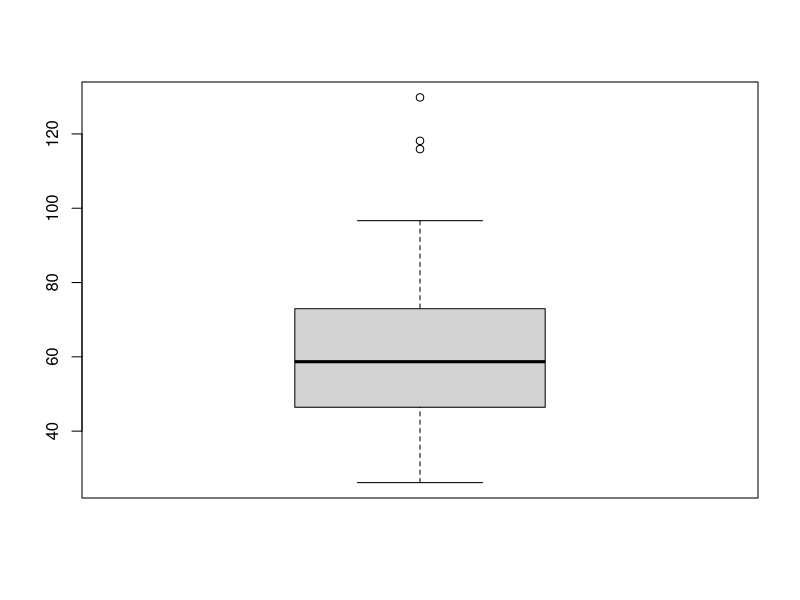
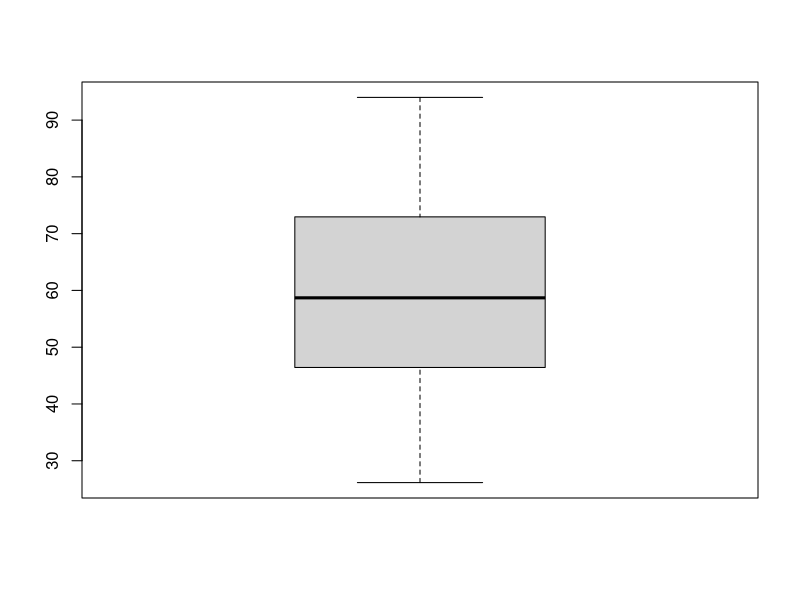
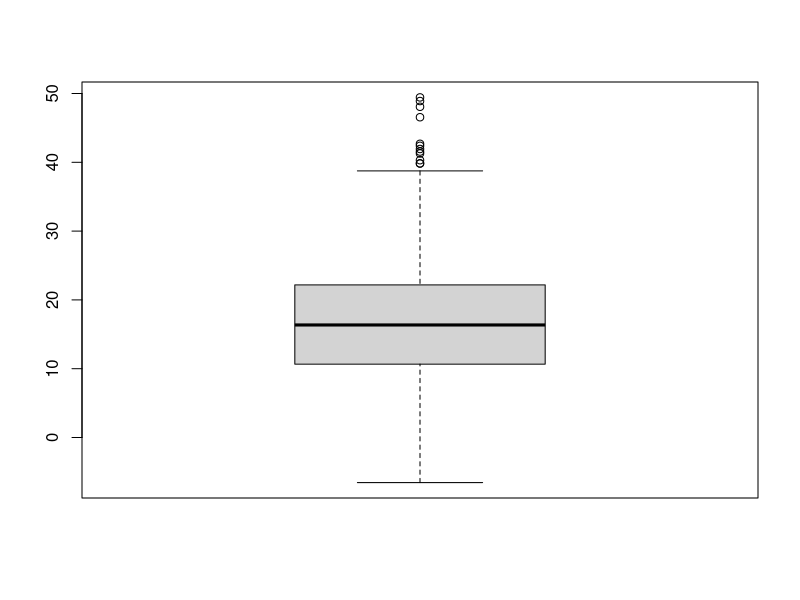
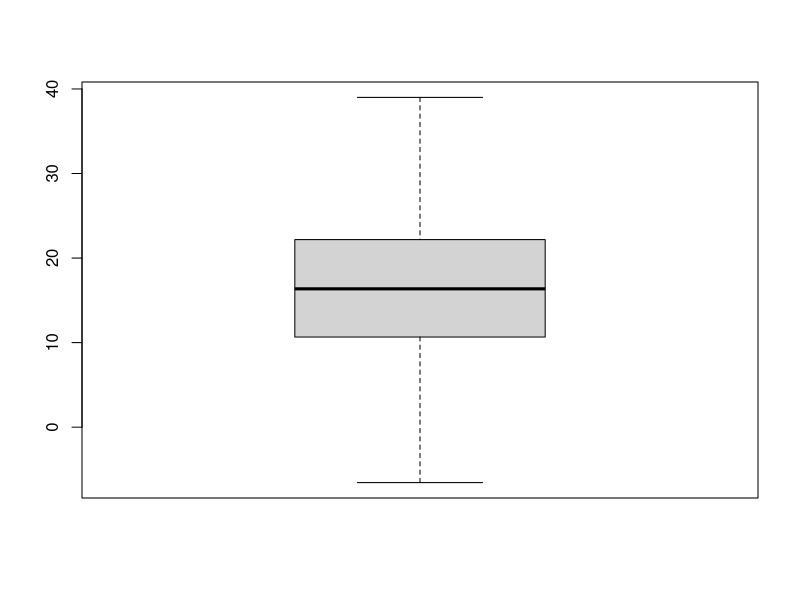
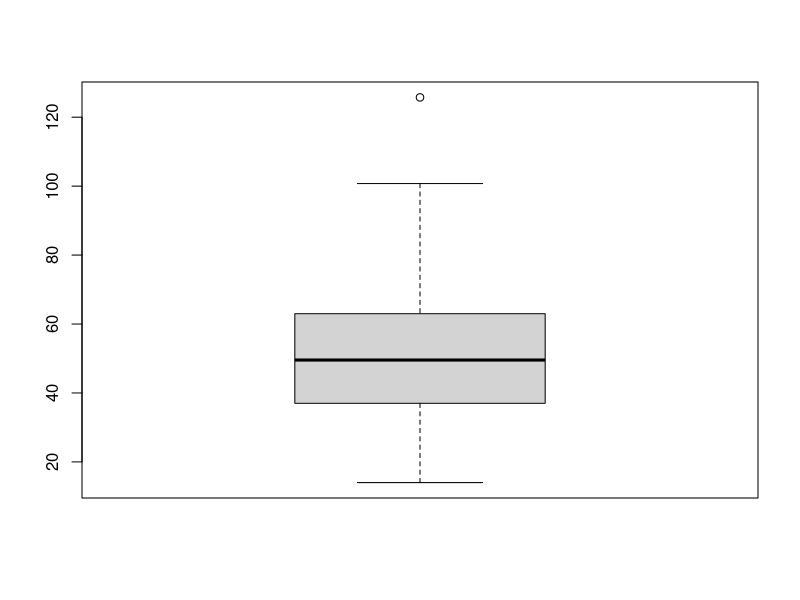
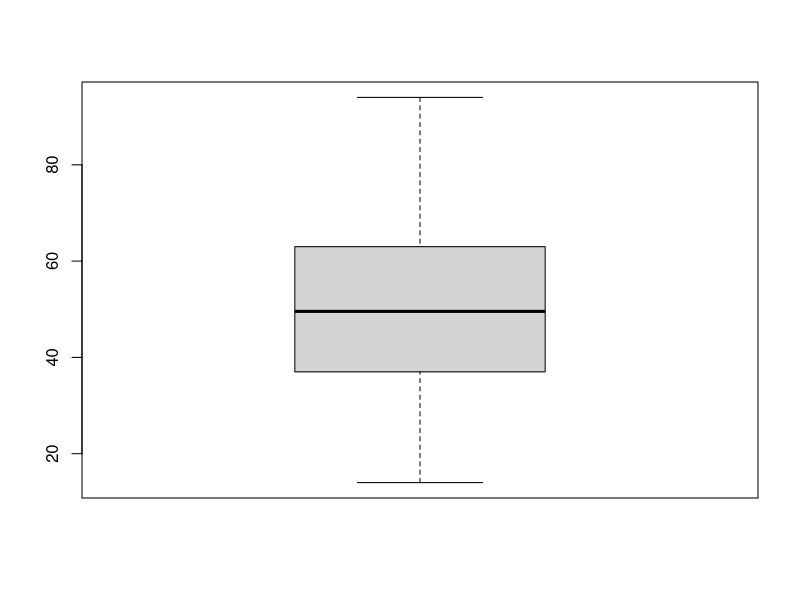
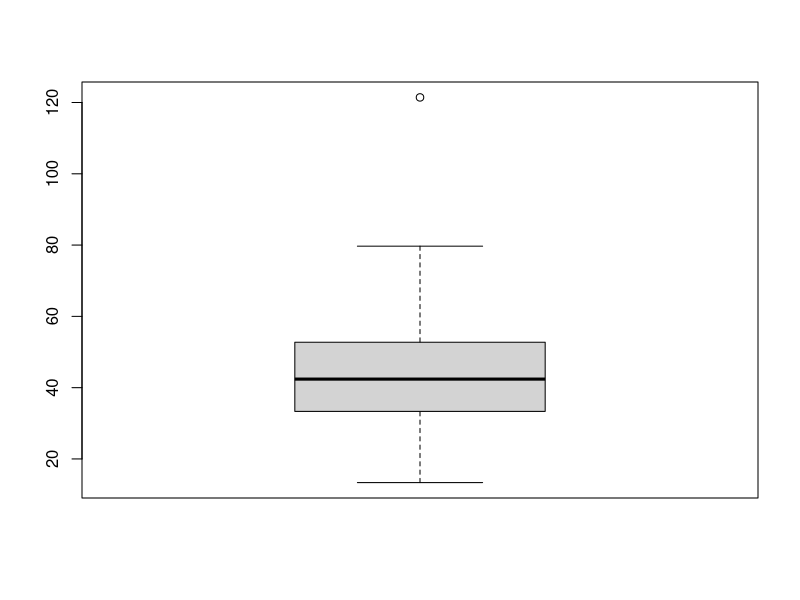
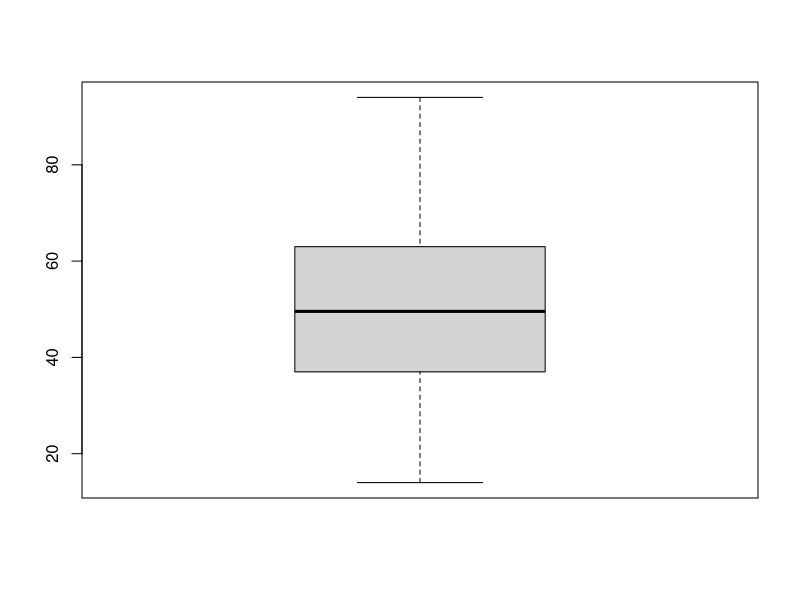

Write R code to recreate these figures, in order.
data = read.csv("Dataset_spine.csv")
getwd()
View(data)
summary(data)

bx=boxplot(data$pelvic_incidence)
bx$stats
quantile(data$pelvic_incidence,seq(0,1,0.02))
data$pelvic_incidence<-ifelse(data$pelvic_incidence>=94,94,data$pelvic_incidence)
bx=boxplot(data$pelvic_incidence)

bx=boxplot(data$pelvic_tilt)
bx$stats
quantile(data$pelvic_tilt,seq(0,1,0.02))
data$pelvic_tilt<-ifelse(data$pelvic_tilt>=39,39,data$pelvic_tilt)
bx=boxplot(data$pelvic_tilt)

bx=boxplot(data$lumbar_lordosis_angle)
bx$stats
quantile(data$lumbar_lordosis_angle,seq(0,1,0.02))
data$lumbar_lordosis_angle<-ifelse(data$lumbar_lordosis_angle>=94,94,data$lumbar_lordosis_angle)
bx=boxplot(data$lumbar_lordosis_angle)

bx=boxplot(data$sacral_slope)
bx$stats
quantile(data$sacral_slope,seq(0,1,0.02))
data$sacral_slope<-ifelse(data$sacral_slope>=70,70,data$sacral_slope)
bx=boxplot(data$lumbar_lordosis_angle)

bx=boxplot(data$pelvic_radius)
bx$stats
quantile(data$pelvic_radius,seq(0,1,0.02))
data$pelvic_radius<-ifelse(data$pelvic_radius>=146,146,data$pelvic_radius)
data$pelvic_radius<-ifelse(data$pelvic_radius<=89,89,data$pelvic_radius)
bx=boxplot(data$pelvic_radius)

bx=boxplot(data$degree_spondylolisthesis)
bx$stats
quantile(data$degree_spondylolisthesis,seq(0,1,0.02))
data$degree_spondylolisthesis<-ifelse(data$degree_spondylolisthesis>=91,91,data$degree_spondylolisthesis)
bx=boxplot(data$degree_spondylolisthesis)

#create dummy variable for target
# making dummy variable for status
data$Status<- ifelse(data$Status=="Abnormal",1,0)
View(data)

library(car)
library(corrplot)
cor = cor(data)
corrplot(cor, method="circle", type="lower")

set.seed(1234)
library(caret)
splitIndex<- createDataPartition(data$Status, p = .70,list = FALSE, times = 1)
trainSplit<- data[ splitIndex,]
testSplit<- data[-splitIndex,]

print(table(trainSplit$Status))
print(table(testSplit$Status))

prop.table(table(trainSplit$Status))
prop.table(table(testSplit$Status))


library(randomForest)
modelrf<- randomForest(as.factor(Status) ~ . , data = trainSplit, do.trace=T)
modelrf

importance(modelrf)


varImpPlot(modelrf)

predrf_tr<- predict(modelrf, trainSplit)
predrf_test<- predict(modelrf, testSplit)
 
confusionMatrix(as.factor(predrf_tr),as.factor(trainSplit$Status)) 
confusionMatrix(as.factor(predrf_test),as.factor(testSplit$Status)) 

